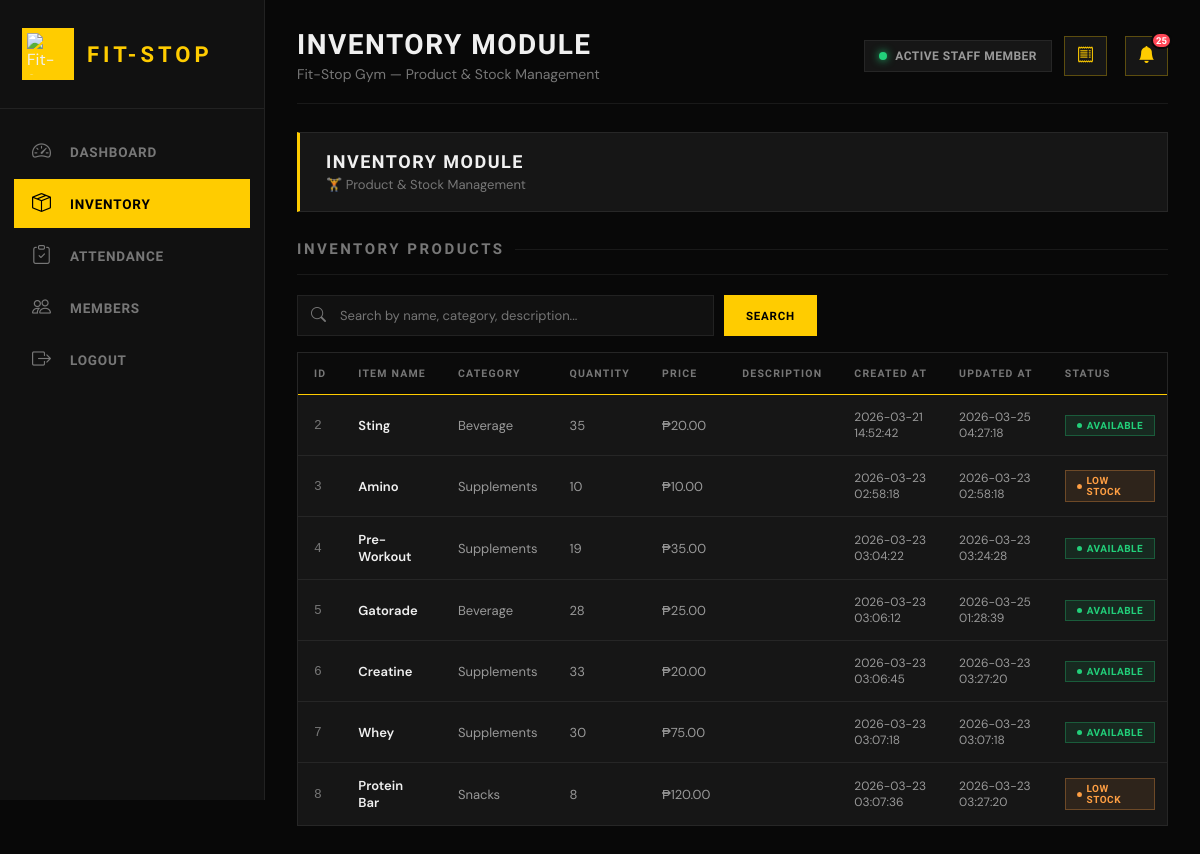
Page /staff/inventory.php on the earlier database version.
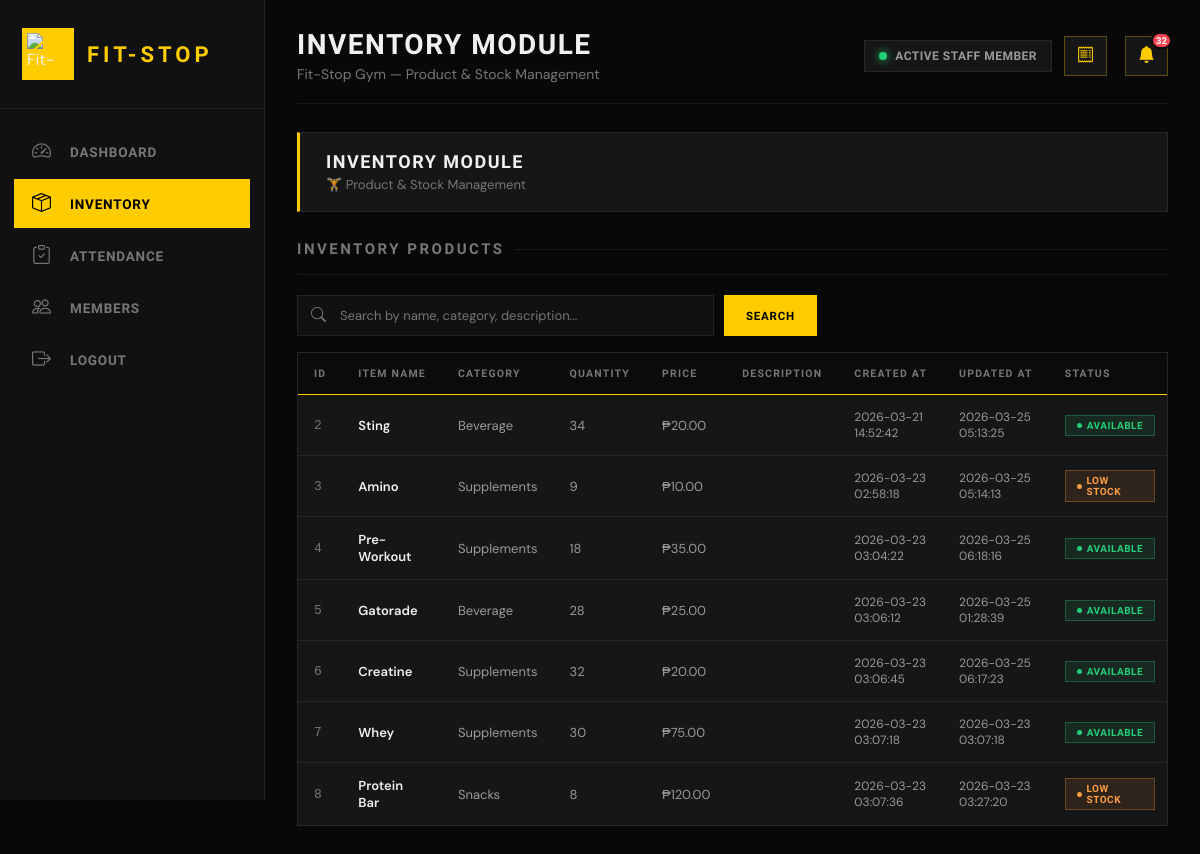
Same page on the later database version.
### tables this page shows
CREATE TABLE inventory (   id INTEGER PRIMARY KEY AUTOINCREMENT,   item_name VARCHAR(100) NOT NULL,   category VARCHAR(50) NOT NULL,   quantity INTEGER NOT NULL DEFAULT 0,   price DECIMAL(10, 2) NOT NULL DEFAULT 0.00,   description TEXT,   created_at TIMESTAMP DEFAULT CURRENT_TIMESTAMP,   updated_at TIMESTAMP DEFAULT CURRENT_TIMESTAMP );

### staff/inventory.php (the view, shortened to what the changed rows need)
<?php
require_once '../login/connection.php';
try {
    $rows = $pdo->query("SELECT * FROM inventory ORDER BY id ASC")->fetchAll(PDO::FETCH_ASSOC);
} catch (Exception $e) { $rows = []; }
try {
    $txCount    = (int)$pdo->query("SELECT COUNT(*) FROM transactions")->fetchColumn();
    $stockCount = (int)$pdo->query("SELECT COUNT(*) FROM inventory WHERE quantity <= 10")->fetchColumn();
    $notifCount = $txCount + $stockCount;
} catch (Exception $e) { $notifCount = 0; }
?>
<!DOCTYPE html>
<html lang="en">
<head>
  <link rel="stylesheet" href="staff.css">
  <link href="https://cdn.jsdelivr.net/npm/bootstrap-icons/font/bootstrap-icons.css" rel="stylesheet">
</head>
<body>
<div class="dashboard">
  <main class="main-content">
    <div class="topbar">
      <div class="topbar-left">
        <h1>Inventory Module</h1>
      </div>
      <div class="topbar-right">
        <div class="notif-wrapper" id="notifWrapper">
          <button class="notif-bell-btn" onclick="toggleNotifPanel()" title="Notification History">
            <i class="bi bi-bell-fill"></i>
            <span class="notif-badge <?= $notifCount === 0 ? 'hidden' : '' ?>" id="notifBadge">
              <?= $notifCount > 99 ? '99+' : $notifCount ?>
            </span>
          </button>
        </div>
      </div>
    </div>
    <section class="inventory-section">
      <h2>Inventory Products</h2>
      <div class="inventory-table">
        <table>
          <thead>
            <tr>
              <th>ID</th><th>Item Name</th><th>Category</th><th>Quantity</th>
              <th>Price</th><th>Description</th><th>Created At</th><th>Updated At</th>
              <th>Status</th><th>Actions</th>
            </tr>
          </thead>
          <tbody id="inventoryBody">
            <?php foreach ($rows as $row):
              $qty = (int)$row['quantity'];
              if ($qty === 0)     { $statusCls = 'inactive';  $statusTxt = 'Out of Stock'; }
              elseif ($qty <= 10) { $statusCls = 'low-stock'; $statusTxt = 'Low Stock'; }
              else                { $statusCls = 'active';    $statusTxt = 'Available'; }
              $priceFormatted = '&#8369;' . number_format((float)$row['price'], 2);
            ?>
            <tr data-id="<?= $row['id'] ?>"
                data-name="<?= htmlspecialchars($row['item_name']) ?>"
                data-category="<?= htmlspecialchars($row['category']) ?>"
                data-qty="<?= $qty ?>"
                data-price="<?= $row['price'] ?>"
                data-description="<?= htmlspecialchars($row['description'] ?? '') ?>"
                data-created="<?= $row['created_at'] ?>"
                data-updated="<?= $row['updated_at'] ?>">
              <td style="color:var(--text-muted);font-family:monospace;"><?= $row['id'] ?></td>
              <td style="color:var(--text-primary);font-weight:600;"><?= htmlspecialchars($row['item_name']) ?></td>
              <td><?= htmlspecialchars($row['category']) ?></td>
              <td class="qty-cell"><?= $qty ?></td>
              <td><?= $priceFormatted ?></td>
              <td style="max-width:180px;white-space:nowrap;overflow:hidden;text-overflow:ellipsis;"><?= htmlspecialchars($row['description'] ?? '—') ?></td>
              <td class="created-cell" style="font-size:12px;"><?= $row['created_at'] ?></td>
              <td class="updated-cell" style="font-size:12px;"><?= $row['updated_at'] ?></td>
              <td><span class="status-badge <?= $statusCls ?>"><?= $statusTxt ?></span></td>
            </tr>
            <?php endforeach; ?>
          </tbody>
        </table>
      </div>
    </section>
  </main>
</div>
</body>
</html>

Differences in the rows shown:
changed inventory "Sting": quantity "35" → "34"; updated_at "2026-03-25 04:27:18" → "2026-03-25 05:13:25"
changed inventory "Amino": quantity "10" → "9"; updated_at "2026-03-23 02:58:18" → "2026-03-25 05:14:13"
changed inventory "Pre-Workout": quantity "19" → "18"; updated_at "2026-03-23 03:24:28" → "2026-03-25 06:18:16"
changed inventory "Creatine": quantity "33" → "32"; updated_at "2026-03-23 03:27:20" → "2026-03-25 06:17:23"
Other differences:
$notifCount: "25" → "32"
